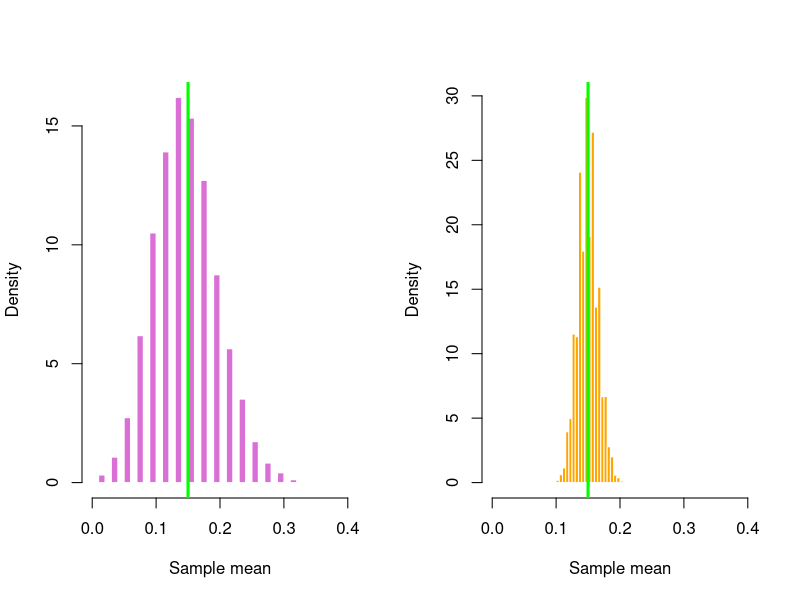

The R source for this figure:
pdf("images/chapter_4/CLT_binom.pdf", width=8, height=5)
par(mfrow=c(1, 2))

n <- 50
allMeans <- rep(0, 10000)
for (i in 1:10000) {
  samp <- rbinom(n, 1, 0.15)
  allMeans[i] <- mean(samp)
}
m <- min(allMeans)
M <- max(allMeans)
hist(allMeans, freq = F, breaks=40, xlim=c(m, M), main="", xlab="Sample mean", border="white", col="orchid")
abline(v=0.15, lwd=3, col="green")

# Repeat, this time with a larger sample size:
# 10000 iterations - show the distribution of the sample means:
n <- 500
allMeans <- rep(0, 10000)
for (i in 1:10000) {
  samp <- rbinom(n, 1, 0.15)
  allMeans[i] <- mean(samp)
}
hist(allMeans, freq = F, breaks=40, xlim=c(m, M), main="", xlab="Sample mean", border="white", col="orange")
abline(v=0.15, lwd=3, col="green")

par(mfrow=c(1, 1))
dev.off()
